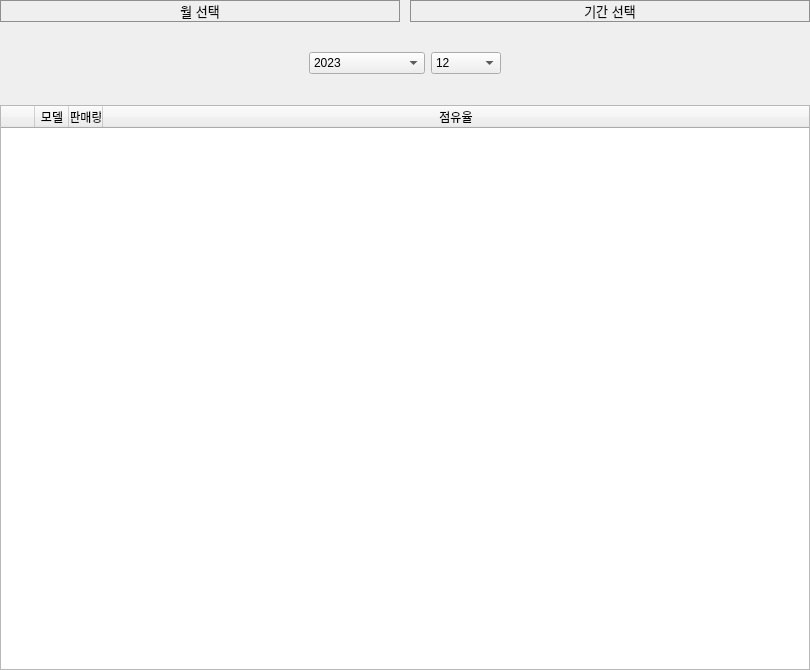
<?xml version="1.0" encoding="UTF-8"?>
<ui version="4.0">
 <class>ModelTab</class>
 <widget class="QWidget" name="ModelTab">
  <property name="geometry">
   <rect>
    <x>0</x>
    <y>0</y>
    <width>810</width>
    <height>670</height>
   </rect>
  </property>
  <property name="minimumSize">
   <size>
    <width>810</width>
    <height>0</height>
   </size>
  </property>
  <property name="maximumSize">
   <size>
    <width>810</width>
    <height>16777215</height>
   </size>
  </property>
  <property name="windowTitle">
   <string>ModelTab</string>
  </property>
  <layout class="QVBoxLayout" name="verticalLayout" stretch="0,1,8">
   <property name="leftMargin">
    <number>0</number>
   </property>
   <property name="topMargin">
    <number>0</number>
   </property>
   <property name="rightMargin">
    <number>0</number>
   </property>
   <property name="bottomMargin">
    <number>0</number>
   </property>
   <item>
    <layout class="QHBoxLayout" name="horizontalLayout" stretch="0,0">
     <property name="spacing">
      <number>10</number>
     </property>
     <property name="leftMargin">
      <number>0</number>
     </property>
     <property name="rightMargin">
      <number>0</number>
     </property>
     <item>
      <widget class="QPushButton" name="btnMonth">
       <property name="font">
        <font>
         <pointsize>10</pointsize>
        </font>
       </property>
       <property name="styleSheet">
        <string notr="true">color: rgb(11, 11, 11);
border: 1px solid;
border-color: rgb(143, 143, 143);</string>
       </property>
       <property name="text">
        <string>월 선택</string>
       </property>
       <property name="autoRepeatDelay">
        <number>300</number>
       </property>
       <property name="autoRepeatInterval">
        <number>100</number>
       </property>
       <property name="autoDefault">
        <bool>true</bool>
       </property>
       <property name="flat">
        <bool>true</bool>
       </property>
      </widget>
     </item>
     <item>
      <widget class="QPushButton" name="btnDuration">
       <property name="font">
        <font>
         <pointsize>10</pointsize>
        </font>
       </property>
       <property name="styleSheet">
        <string notr="true">color: rgb(11, 11, 11);
border: 1px solid;
border-color: rgb(143, 143, 143);</string>
       </property>
       <property name="text">
        <string>기간 선택</string>
       </property>
       <property name="autoDefault">
        <bool>true</bool>
       </property>
       <property name="flat">
        <bool>true</bool>
       </property>
      </widget>
     </item>
    </layout>
   </item>
   <item>
    <widget class="QStackedWidget" name="stackedWidget">
     <property name="minimumSize">
      <size>
       <width>810</width>
       <height>0</height>
      </size>
     </property>
     <property name="maximumSize">
      <size>
       <width>810</width>
       <height>16777215</height>
      </size>
     </property>
     <property name="currentIndex">
      <number>0</number>
     </property>
     <widget class="QWidget" name="page">
      <layout class="QHBoxLayout" name="horizontalLayout_5">
       <item>
        <layout class="QHBoxLayout" name="horizontalLayout_4" stretch="5,3">
         <property name="leftMargin">
          <number>300</number>
         </property>
         <property name="rightMargin">
          <number>300</number>
         </property>
         <item>
          <widget class="QComboBox" name="mYear">
           <item>
            <property name="text">
             <string>2023</string>
            </property>
           </item>
          </widget>
         </item>
         <item>
          <widget class="QComboBox" name="mMonth">
           <property name="currentIndex">
            <number>11</number>
           </property>
           <item>
            <property name="text">
             <string>1</string>
            </property>
           </item>
           <item>
            <property name="text">
             <string>2</string>
            </property>
           </item>
           <item>
            <property name="text">
             <string>3</string>
            </property>
           </item>
           <item>
            <property name="text">
             <string>4</string>
            </property>
           </item>
           <item>
            <property name="text">
             <string>5</string>
            </property>
           </item>
           <item>
            <property name="text">
             <string>6</string>
            </property>
           </item>
           <item>
            <property name="text">
             <string>7</string>
            </property>
           </item>
           <item>
            <property name="text">
             <string>8</string>
            </property>
           </item>
           <item>
            <property name="text">
             <string>9</string>
            </property>
           </item>
           <item>
            <property name="text">
             <string>10</string>
            </property>
           </item>
           <item>
            <property name="text">
             <string>11</string>
            </property>
           </item>
           <item>
            <property name="text">
             <string>12</string>
            </property>
           </item>
          </widget>
         </item>
        </layout>
       </item>
      </layout>
     </widget>
     <widget class="QWidget" name="page_2">
      <layout class="QHBoxLayout" name="horizontalLayout_3">
       <item>
        <layout class="QHBoxLayout" name="horizontalLayout_2" stretch="5,3,1,5,3,3">
         <property name="leftMargin">
          <number>200</number>
         </property>
         <property name="rightMargin">
          <number>200</number>
         </property>
         <property name="bottomMargin">
          <number>0</number>
         </property>
         <item>
          <widget class="QComboBox" name="dYearS">
           <item>
            <property name="text">
             <string>2023</string>
            </property>
           </item>
          </widget>
         </item>
         <item>
          <widget class="QComboBox" name="dMonthS">
           <property name="currentIndex">
            <number>10</number>
           </property>
           <item>
            <property name="text">
             <string>1</string>
            </property>
           </item>
           <item>
            <property name="text">
             <string>2</string>
            </property>
           </item>
           <item>
            <property name="text">
             <string>3</string>
            </property>
           </item>
           <item>
            <property name="text">
             <string>4</string>
            </property>
           </item>
           <item>
            <property name="text">
             <string>5</string>
            </property>
           </item>
           <item>
            <property name="text">
             <string>6</string>
            </property>
           </item>
           <item>
            <property name="text">
             <string>7</string>
            </property>
           </item>
           <item>
            <property name="text">
             <string>8</string>
            </property>
           </item>
           <item>
            <property name="text">
             <string>9</string>
            </property>
           </item>
           <item>
            <property name="text">
             <string>10</string>
            </property>
           </item>
           <item>
            <property name="text">
             <string>11</string>
            </property>
           </item>
           <item>
            <property name="text">
             <string>12</string>
            </property>
           </item>
          </widget>
         </item>
         <item>
          <widget class="QLabel" name="label">
           <property name="text">
            <string>~</string>
           </property>
           <property name="alignment">
            <set>Qt::AlignCenter</set>
           </property>
          </widget>
         </item>
         <item>
          <widget class="QComboBox" name="dYearF">
           <item>
            <property name="text">
             <string>2023</string>
            </property>
           </item>
          </widget>
         </item>
         <item>
          <widget class="QComboBox" name="dMonthF">
           <property name="currentIndex">
            <number>11</number>
           </property>
           <item>
            <property name="text">
             <string>1</string>
            </property>
           </item>
           <item>
            <property name="text">
             <string>2</string>
            </property>
           </item>
           <item>
            <property name="text">
             <string>3</string>
            </property>
           </item>
           <item>
            <property name="text">
             <string>4</string>
            </property>
           </item>
           <item>
            <property name="text">
             <string>5</string>
            </property>
           </item>
           <item>
            <property name="text">
             <string>6</string>
            </property>
           </item>
           <item>
            <property name="text">
             <string>7</string>
            </property>
           </item>
           <item>
            <property name="text">
             <string>8</string>
            </property>
           </item>
           <item>
            <property name="text">
             <string>9</string>
            </property>
           </item>
           <item>
            <property name="text">
             <string>10</string>
            </property>
           </item>
           <item>
            <property name="text">
             <string>11</string>
            </property>
           </item>
           <item>
            <property name="text">
             <string>12</string>
            </property>
           </item>
          </widget>
         </item>
         <item>
          <widget class="QPushButton" name="btnShow">
           <property name="text">
            <string>조회</string>
           </property>
          </widget>
         </item>
        </layout>
       </item>
      </layout>
     </widget>
    </widget>
   </item>
   <item>
    <widget class="QTableWidget" name="tableWidget">
     <property name="tabKeyNavigation">
      <bool>false</bool>
     </property>
     <property name="showDropIndicator" stdset="0">
      <bool>true</bool>
     </property>
     <property name="dragDropOverwriteMode">
      <bool>false</bool>
     </property>
     <property name="selectionMode">
      <enum>QAbstractItemView::NoSelection</enum>
     </property>
     <property name="selectionBehavior">
      <enum>QAbstractItemView::SelectRows</enum>
     </property>
     <property name="showGrid">
      <bool>false</bool>
     </property>
     <property name="wordWrap">
      <bool>true</bool>
     </property>
     <property name="cornerButtonEnabled">
      <bool>true</bool>
     </property>
     <attribute name="horizontalHeaderCascadingSectionResizes">
      <bool>false</bool>
     </attribute>
     <attribute name="horizontalHeaderDefaultSectionSize">
      <number>34</number>
     </attribute>
     <attribute name="horizontalHeaderHighlightSections">
      <bool>false</bool>
     </attribute>
     <attribute name="horizontalHeaderStretchLastSection">
      <bool>true</bool>
     </attribute>
     <attribute name="verticalHeaderVisible">
      <bool>true</bool>
     </attribute>
     <attribute name="verticalHeaderHighlightSections">
      <bool>false</bool>
     </attribute>
     <column>
      <property name="text">
       <string/>
      </property>
     </column>
     <column>
      <property name="text">
       <string>모델</string>
      </property>
     </column>
     <column>
      <property name="text">
       <string>판매량</string>
      </property>
     </column>
     <column>
      <property name="text">
       <string>점유율</string>
      </property>
     </column>
    </widget>
   </item>
  </layout>
 </widget>
 <resources/>
 <connections>
  <connection>
   <sender>btnMonth</sender>
   <signal>clicked()</signal>
   <receiver>ModelTab</receiver>
   <slot>btnMonthClicked()</slot>
   <hints>
    <hint type="sourcelabel">
     <x>192</x>
     <y>10</y>
    </hint>
    <hint type="destinationlabel">
     <x>188</x>
     <y>-28</y>
    </hint>
   </hints>
  </connection>
  <connection>
   <sender>btnDuration</sender>
   <signal>clicked()</signal>
   <receiver>ModelTab</receiver>
   <slot>btnDurationClicked()</slot>
   <hints>
    <hint type="sourcelabel">
     <x>808</x>
     <y>16</y>
    </hint>
    <hint type="destinationlabel">
     <x>392</x>
     <y>-47</y>
    </hint>
   </hints>
  </connection>
  <connection>
   <sender>mMonth</sender>
   <signal>currentIndexChanged(int)</signal>
   <receiver>ModelTab</receiver>
   <slot>mMonthCurrentIndexChanged(int)</slot>
   <hints>
    <hint type="sourcelabel">
     <x>500</x>
     <y>71</y>
    </hint>
    <hint type="destinationlabel">
     <x>713</x>
     <y>65</y>
    </hint>
   </hints>
  </connection>
  <connection>
   <sender>btnShow</sender>
   <signal>clicked()</signal>
   <receiver>ModelTab</receiver>
   <slot>btnShowClicked()</slot>
   <hints>
    <hint type="sourcelabel">
     <x>8</x>
     <y>45</y>
    </hint>
    <hint type="destinationlabel">
     <x>670</x>
     <y>80</y>
    </hint>
   </hints>
  </connection>
 </connections>
 <slots>
  <slot>btnMonthClicked()</slot>
  <slot>btnDurationClicked()</slot>
  <slot>mMonthCurrentIndexChanged(int)</slot>
  <slot>btnShowClicked()</slot>
 </slots>
</ui>
